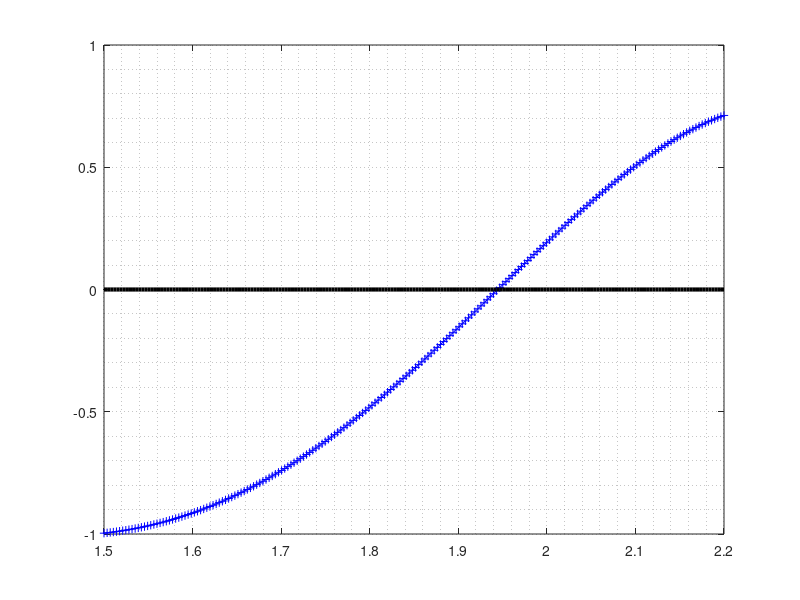

Reproduce this figure in MATLAB. (Note: this script raises an error after producing the figure.)
# TP4 Ejercicio 4 Ej4TP4.m
clear all;
clc; clf
f  = @(x) sin(x) + cos(1+x.^2) - 1;
df = @(x) cos(x) - 2*x*sin(1+x.^2);
% Intervalo para ver las raices menores a 5 positivas

a=1.5;
b=2.2;

x=linspace(a,b,200);
ff=f(x);
z=@(x) 0.*x;
zz=z(x);
figure(1)
plot(x,ff,'-+b',x,zz,'-k','linewidth',3);
grid minor

% datos
kmax=100;
maxit=100;
tol=1.0e-10;
% primero aproximo con biseccion
disp('Metodo de bisección')
[pb, rh, itb, t] = biseccion(f, a, b, maxit, tol);
disp('datos del calculo por biseccion:')
pb
itb
x01=pb;

x0=a;
x1=b;


disp('Metodo de Newton')
[xNew1,rhNew1,itNew1,tNew1] = Newton(f,df,x01,kmax,tol);
xNew1
itNew1

% metodo de la secante
disp('Metodo de la secante')
[xs, rhs, its, ts] = secante(f, x0, x1, kmax, tol)
xs
its

xr=linspace(1,7,200);
fr=f(xr);
z=@(x) 0.*x;
zz=z(xr);
figure(2)
plot(xr,fr,'-+b',xr,zz,'-k','linewidth',3);
grid minor
